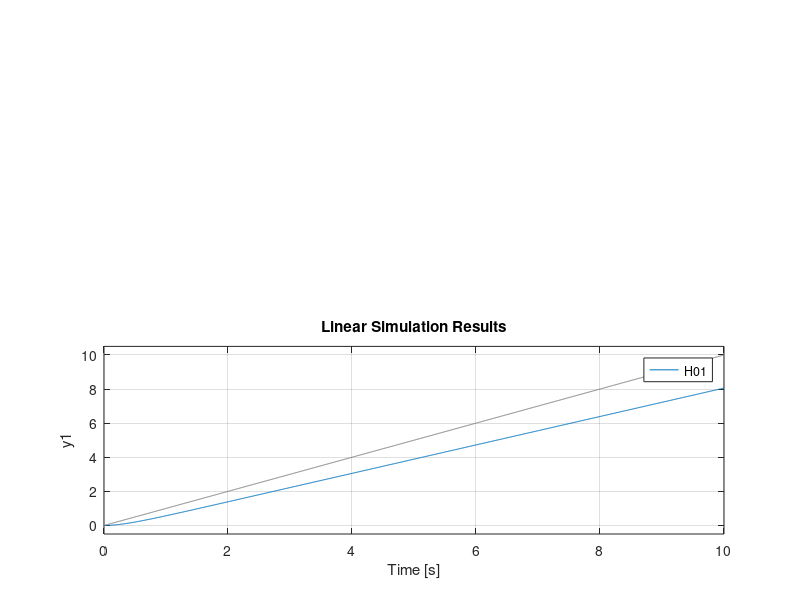
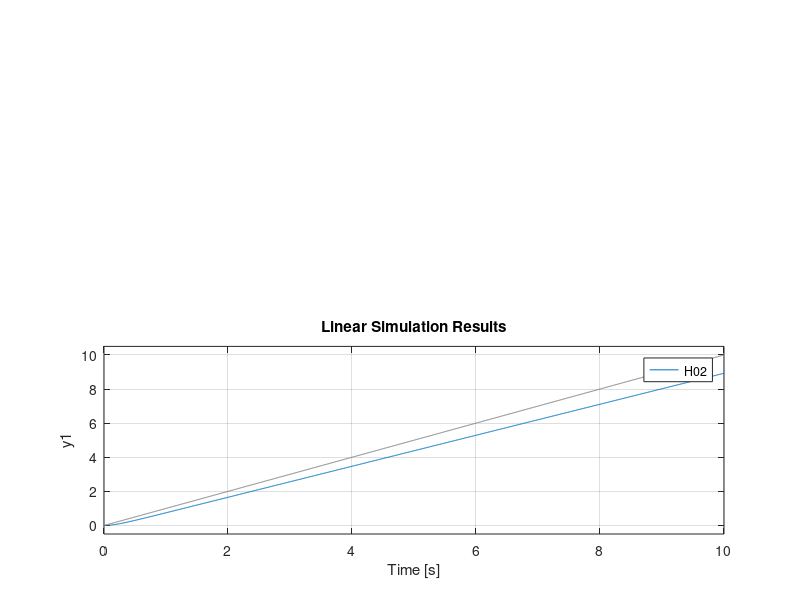
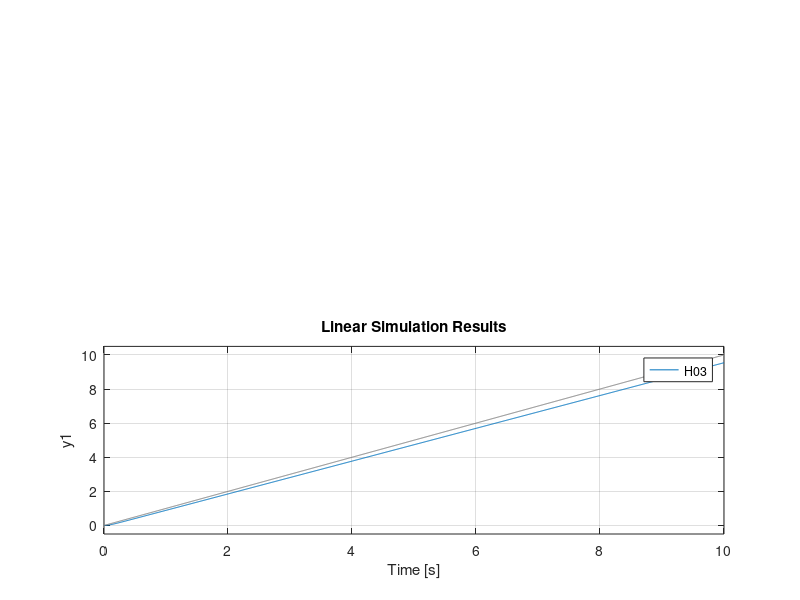
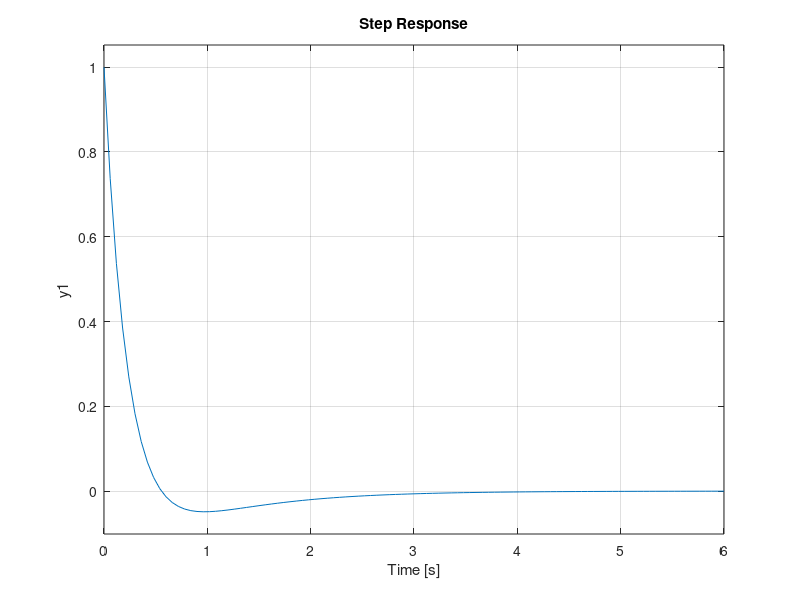

MATLAB code to generate these figures, in order:
close all

%se dau
Vr1=1;
Vr2=2;
Vr3=5;
Hf=tf([5],[2 1]);
%regulator PI cu Ti=1 si Vr=2

figure('name','Vr1');
Hd1=series(Hf,Vr1); 
H01=feedback(Hd1,1); %sistem cu RN rigida

t=0:0.01:10;

%sa se evidentieze estp estv pt acest sistem
subplot(2,1,1)
step(H01)

subplot(2,1,2)
lsim(H01,t,t)

figure('name','Vr2');
Hd2=series(Hf,Vr2);
H02=feedback(Hd2,1);

subplot(2,1,1)
step(H02)

subplot(2,1,2)
lsim(H02,t,t)

figure('name','Vr3');
Hd3=series(Hf,Vr3);
H03=feedback(Hd3,1);

subplot(2,1,1)
step(H03)

subplot(2,1,2)
lsim(H03,t,t)

%%
%Sa se scrie fdt in raport cu perturbatia "p" si sa se evidentieze efectul
    %perturbatiei asupra iesirii in cazul unui regulator P si a unuia PI
    %(Vr=2,Ti=1)
figure('name','ii)');

Hr=tf([2 2],[1 0]); %calculata in caiet. 
Hreac=series(Hr,Hf); %fdt pe reactie cu perturbatia la intrare.

H0ii=feedback(1,Hreac); %fdt a sist inchis cand pe intrare avem perturbatia

step(H0ii)
%%
figure('name','iii)');
%Se va urmari raspunsul sistemului la o referinta treapta unitara
t=0:100; 
p=zeros(1,length(t)); %perturbatia p variaza in trepte de 0.2 0.3 si 0.4
                      %regulator PI cu Vr=2 Ti=1;
%treptele perturbatiei
p(10:40)=0.2;
p(40:70)=0.3;
p(70:100)=0.4;

%acelasi desen din caiet
H01=feedback(Hreac,1); %fdt a sist inchis fara perturbatie
H02=feedback(1,Hreac); %fdt a sist inchis cand pe intrare avem perturbatia

%se urmareste rasp sistemului la intrare tip treapta
y1=step(H01,t); %raspunsul sistemului inchis la treata, fara perturbatie
y2=lsim(H02,p,t); %rasp sist inchis la teapta, cu perturbatia
yt=y1+y2; %ytotal=suma celor doua raspunsuri. Deoarece si intrarea si perturbatia
                %afecteaza raspunsul final
plot(t,yt)




 
 